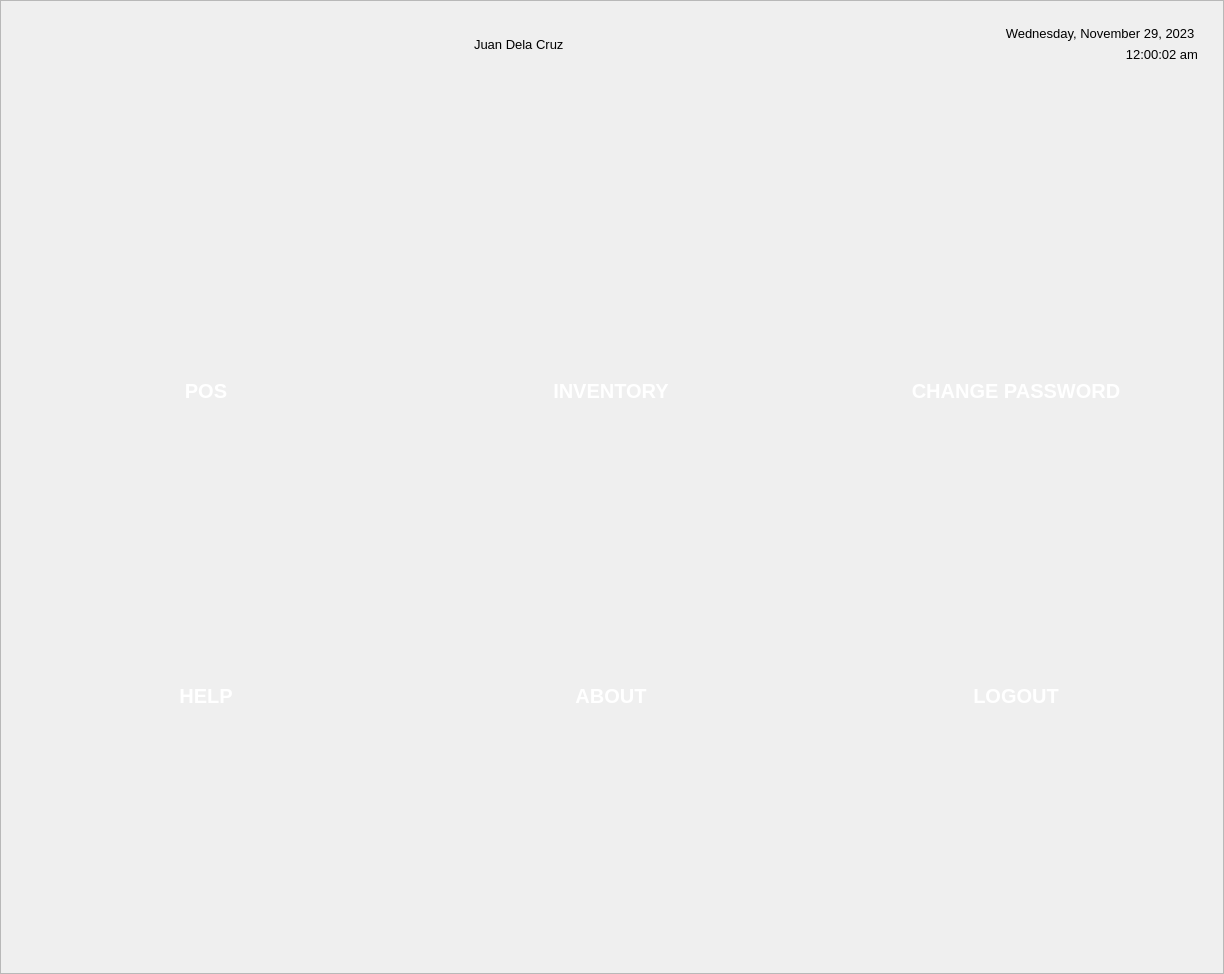
<?xml version="1.0" encoding="UTF-8"?>
<ui version="4.0">
 <class>MainWindow</class>
 <widget class="QMainWindow" name="MainWindow">
  <property name="geometry">
   <rect>
    <x>0</x>
    <y>0</y>
    <width>1224</width>
    <height>974</height>
   </rect>
  </property>
  <property name="windowTitle">
   <string>MainWindow</string>
  </property>
  <widget class="QWidget" name="centralwidget">
   <layout class="QHBoxLayout" name="horizontalLayout">
    <property name="leftMargin">
     <number>0</number>
    </property>
    <property name="topMargin">
     <number>0</number>
    </property>
    <property name="rightMargin">
     <number>0</number>
    </property>
    <property name="bottomMargin">
     <number>0</number>
    </property>
    <item>
     <widget class="QFrame" name="frame">
      <property name="sizePolicy">
       <sizepolicy hsizetype="Preferred" vsizetype="Preferred">
        <horstretch>0</horstretch>
        <verstretch>0</verstretch>
       </sizepolicy>
      </property>
      <property name="frameShape">
       <enum>QFrame::StyledPanel</enum>
      </property>
      <property name="frameShadow">
       <enum>QFrame::Raised</enum>
      </property>
      <layout class="QVBoxLayout" name="verticalLayout">
       <property name="leftMargin">
        <number>0</number>
       </property>
       <property name="topMargin">
        <number>0</number>
       </property>
       <property name="rightMargin">
        <number>0</number>
       </property>
       <property name="bottomMargin">
        <number>0</number>
       </property>
       <item>
        <widget class="QWidget" name="header" native="true">
         <layout class="QHBoxLayout" name="horizontalLayout_2">
          <property name="leftMargin">
           <number>25</number>
          </property>
          <property name="topMargin">
           <number>25</number>
          </property>
          <property name="rightMargin">
           <number>25</number>
          </property>
          <property name="bottomMargin">
           <number>25</number>
          </property>
          <item>
           <widget class="QWidget" name="widget_3" native="true">
            <property name="sizePolicy">
             <sizepolicy hsizetype="Fixed" vsizetype="Fixed">
              <horstretch>0</horstretch>
              <verstretch>0</verstretch>
             </sizepolicy>
            </property>
            <layout class="QVBoxLayout" name="verticalLayout_2">
             <property name="leftMargin">
              <number>0</number>
             </property>
             <property name="topMargin">
              <number>0</number>
             </property>
             <property name="rightMargin">
              <number>0</number>
             </property>
             <property name="bottomMargin">
              <number>0</number>
             </property>
             <item>
              <widget class="QLabel" name="logo">
               <property name="enabled">
                <bool>true</bool>
               </property>
               <property name="maximumSize">
                <size>
                 <width>250</width>
                 <height>80</height>
                </size>
               </property>
               <property name="styleSheet">
                <string notr="true"/>
               </property>
               <property name="text">
                <string/>
               </property>
               <property name="textFormat">
                <enum>Qt::AutoText</enum>
               </property>
               <property name="pixmap">
                <pixmap resource="../../../assets/resourceFile.qrc">:/logos/Icons/logo1.png</pixmap>
               </property>
               <property name="scaledContents">
                <bool>true</bool>
               </property>
               <property name="alignment">
                <set>Qt::AlignCenter</set>
               </property>
               <property name="wordWrap">
                <bool>false</bool>
               </property>
              </widget>
             </item>
            </layout>
           </widget>
          </item>
          <item>
           <spacer name="horizontalSpacer">
            <property name="orientation">
             <enum>Qt::Horizontal</enum>
            </property>
            <property name="sizeHint" stdset="0">
             <size>
              <width>40</width>
              <height>20</height>
             </size>
            </property>
           </spacer>
          </item>
          <item>
           <widget class="QLabel" name="username">
            <property name="font">
             <font>
              <pointsize>10</pointsize>
             </font>
            </property>
            <property name="text">
             <string>Juan Dela Cruz</string>
            </property>
           </widget>
          </item>
          <item>
           <spacer name="horizontalSpacer_2">
            <property name="orientation">
             <enum>Qt::Horizontal</enum>
            </property>
            <property name="sizeHint" stdset="0">
             <size>
              <width>40</width>
              <height>20</height>
             </size>
            </property>
           </spacer>
          </item>
          <item>
           <widget class="QWidget" name="widget" native="true">
            <layout class="QVBoxLayout" name="verticalLayout_3">
             <property name="leftMargin">
              <number>0</number>
             </property>
             <property name="topMargin">
              <number>0</number>
             </property>
             <property name="rightMargin">
              <number>0</number>
             </property>
             <property name="bottomMargin">
              <number>0</number>
             </property>
             <item>
              <widget class="QLabel" name="date">
               <property name="sizePolicy">
                <sizepolicy hsizetype="Fixed" vsizetype="Preferred">
                 <horstretch>0</horstretch>
                 <verstretch>0</verstretch>
                </sizepolicy>
               </property>
               <property name="font">
                <font>
                 <pointsize>10</pointsize>
                </font>
               </property>
               <property name="layoutDirection">
                <enum>Qt::RightToLeft</enum>
               </property>
               <property name="text">
                <string>Wednesday, November 29, 2023 </string>
               </property>
               <property name="alignment">
                <set>Qt::AlignBottom|Qt::AlignRight|Qt::AlignTrailing</set>
               </property>
               <property name="wordWrap">
                <bool>false</bool>
               </property>
               <property name="indent">
                <number>-1</number>
               </property>
              </widget>
             </item>
             <item>
              <widget class="QLabel" name="time">
               <property name="font">
                <font>
                 <pointsize>10</pointsize>
                </font>
               </property>
               <property name="layoutDirection">
                <enum>Qt::LeftToRight</enum>
               </property>
               <property name="text">
                <string>12:00:02 am</string>
               </property>
               <property name="alignment">
                <set>Qt::AlignRight|Qt::AlignTop|Qt::AlignTrailing</set>
               </property>
              </widget>
             </item>
            </layout>
           </widget>
          </item>
         </layout>
        </widget>
       </item>
       <item>
        <spacer name="verticalSpacer_2">
         <property name="orientation">
          <enum>Qt::Vertical</enum>
         </property>
         <property name="sizeType">
          <enum>QSizePolicy::Fixed</enum>
         </property>
         <property name="sizeHint" stdset="0">
          <size>
           <width>20</width>
           <height>60</height>
          </size>
         </property>
        </spacer>
       </item>
       <item>
        <widget class="QWidget" name="buttonGroup" native="true">
         <layout class="QGridLayout" name="gridLayout">
          <property name="leftMargin">
           <number>0</number>
          </property>
          <property name="topMargin">
           <number>0</number>
          </property>
          <property name="rightMargin">
           <number>0</number>
          </property>
          <property name="bottomMargin">
           <number>0</number>
          </property>
          <property name="horizontalSpacing">
           <number>0</number>
          </property>
          <property name="verticalSpacing">
           <number>25</number>
          </property>
          <item row="0" column="1">
           <widget class="QPushButton" name="inventoryButton">
            <property name="minimumSize">
             <size>
              <width>400</width>
              <height>280</height>
             </size>
            </property>
            <property name="maximumSize">
             <size>
              <width>400</width>
              <height>280</height>
             </size>
            </property>
            <property name="font">
             <font>
              <pointsize>15</pointsize>
              <bold>true</bold>
             </font>
            </property>
            <property name="styleSheet">
             <string notr="true">QPushButton {
    background: #07BEB8 url(:/logos/Icons/inventoryIcon.png)center no-repeat;
    color: white;
    border: none;
    border-radius: 5px;
	text-align: bottom center;
	padding-bottom: 30px;
}

QPushButton:hover {
    background-color: #5FCAC4;
}
QPushButton:pressed {
    background-color: #058A84;
}
</string>
            </property>
            <property name="text">
             <string>INVENTORY</string>
            </property>
           </widget>
          </item>
          <item row="0" column="0">
           <widget class="QPushButton" name="posButton">
            <property name="minimumSize">
             <size>
              <width>400</width>
              <height>280</height>
             </size>
            </property>
            <property name="maximumSize">
             <size>
              <width>400</width>
              <height>280</height>
             </size>
            </property>
            <property name="font">
             <font>
              <pointsize>15</pointsize>
              <bold>true</bold>
             </font>
            </property>
            <property name="styleSheet">
             <string notr="true">QPushButton {
    background: #07BEB8 url(:/logos/Icons/posIcon.png) center no-repeat;
    color: white;
    border: none;
    border-radius: 5px;
	text-align: bottom center;
	padding-bottom: 30px;
}

QPushButton:hover {
    background-color: #5FCAC4;
}

QPushButton:pressed {
    background-color: #058A84;
}
</string>
            </property>
            <property name="text">
             <string>POS</string>
            </property>
            <property name="iconSize">
             <size>
              <width>200</width>
              <height>200</height>
             </size>
            </property>
           </widget>
          </item>
          <item row="0" column="2">
           <widget class="QPushButton" name="changePassButton">
            <property name="minimumSize">
             <size>
              <width>400</width>
              <height>280</height>
             </size>
            </property>
            <property name="maximumSize">
             <size>
              <width>400</width>
              <height>280</height>
             </size>
            </property>
            <property name="font">
             <font>
              <pointsize>15</pointsize>
              <bold>true</bold>
             </font>
            </property>
            <property name="styleSheet">
             <string notr="true">QPushButton {
    background: #07BEB8 url(:/logos/Icons/changePassIcon.png) center no-repeat;
    color: white;
    border: none;
    border-radius: 5px;
	text-align: bottom center;
	padding-bottom: 30px;
}

QPushButton:hover {
    background-color: #5FCAC4;
}
QPushButton:pressed {
    background-color: #058A84;
}
</string>
            </property>
            <property name="text">
             <string>CHANGE PASSWORD</string>
            </property>
           </widget>
          </item>
          <item row="1" column="0">
           <widget class="QPushButton" name="helpButton">
            <property name="minimumSize">
             <size>
              <width>400</width>
              <height>280</height>
             </size>
            </property>
            <property name="maximumSize">
             <size>
              <width>400</width>
              <height>280</height>
             </size>
            </property>
            <property name="font">
             <font>
              <pointsize>15</pointsize>
              <bold>true</bold>
             </font>
            </property>
            <property name="styleSheet">
             <string notr="true">QPushButton {
    background: #07BEB8 url(:/logos/Icons/helpIcon.png) center no-repeat;
    color: white;
    border: none;
    border-radius: 5px;
	text-align: bottom center;
	padding-bottom: 30px;
}

QPushButton:hover {
    background-color: #5FCAC4;
}
QPushButton:pressed {
    background-color: #058A84;
}
</string>
            </property>
            <property name="text">
             <string>HELP</string>
            </property>
           </widget>
          </item>
          <item row="1" column="1">
           <widget class="QPushButton" name="aboutButton">
            <property name="minimumSize">
             <size>
              <width>400</width>
              <height>280</height>
             </size>
            </property>
            <property name="maximumSize">
             <size>
              <width>400</width>
              <height>280</height>
             </size>
            </property>
            <property name="font">
             <font>
              <pointsize>15</pointsize>
              <bold>true</bold>
             </font>
            </property>
            <property name="styleSheet">
             <string notr="true">QPushButton {
    background: #07BEB8 url(:/logos/Icons/aboutIcon.png) center no-repeat;
    color: white;
    border: none;
    border-radius: 5px;
	text-align: bottom center;
	padding-bottom: 30px;
}

QPushButton:hover {
    background-color: #5FCAC4;
}
QPushButton:pressed {
    background-color: #058A84;
}
</string>
            </property>
            <property name="text">
             <string>ABOUT</string>
            </property>
           </widget>
          </item>
          <item row="1" column="2">
           <widget class="QPushButton" name="logoutButton">
            <property name="minimumSize">
             <size>
              <width>400</width>
              <height>280</height>
             </size>
            </property>
            <property name="maximumSize">
             <size>
              <width>400</width>
              <height>280</height>
             </size>
            </property>
            <property name="font">
             <font>
              <pointsize>15</pointsize>
              <bold>true</bold>
             </font>
            </property>
            <property name="styleSheet">
             <string notr="true">QPushButton {
    background: #07BEB8 url(:/logos/Icons/logoutIcon.png) center no-repeat;
    color: white;
    border: none;
    border-radius: 5px;
	text-align: bottom center;
	padding-bottom: 30px;
}

QPushButton:hover {
    background-color: #5FCAC4;
}
QPushButton:pressed {
    background-color: #058A84;
}
</string>
            </property>
            <property name="text">
             <string>LOGOUT</string>
            </property>
           </widget>
          </item>
         </layout>
        </widget>
       </item>
       <item>
        <spacer name="verticalSpacer">
         <property name="orientation">
          <enum>Qt::Vertical</enum>
         </property>
         <property name="sizeHint" stdset="0">
          <size>
           <width>20</width>
           <height>40</height>
          </size>
         </property>
        </spacer>
       </item>
      </layout>
     </widget>
    </item>
   </layout>
  </widget>
 </widget>
 <resources>
  <include location="../../../assets/resourceFile.qrc"/>
 </resources>
 <connections/>
</ui>
